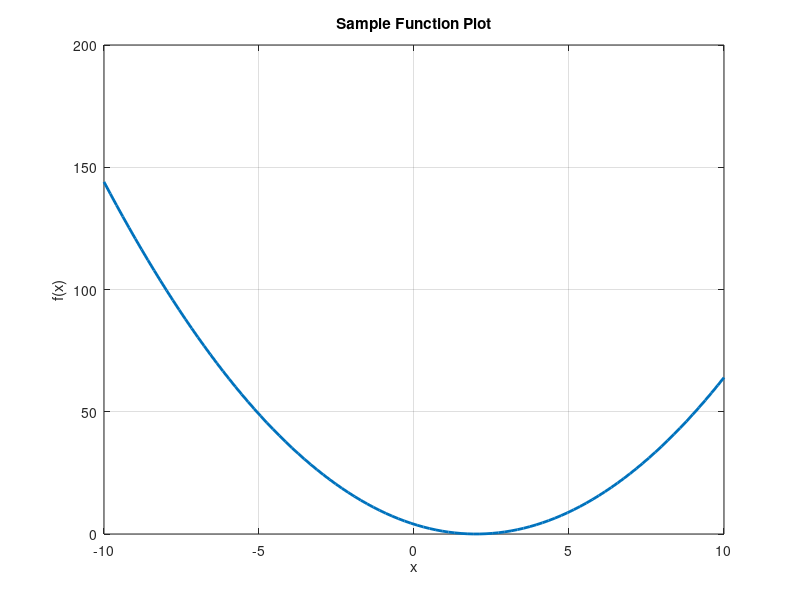

Here is the MATLAB script that generated this plot:
% main.m
% Sample MATLAB code

% Clear workspace and command window
clear;
clc;

% Define a sample function
f = @(x) x.^2 - 4*x + 4;

% Define the range for x
x = linspace(-10, 10, 100);

% Calculate the function values
y = f(x);

% Plot the function
figure;
plot(x, y, 'LineWidth', 2);
title('Sample Function Plot');
xlabel('x');
ylabel('f(x)');
grid on;